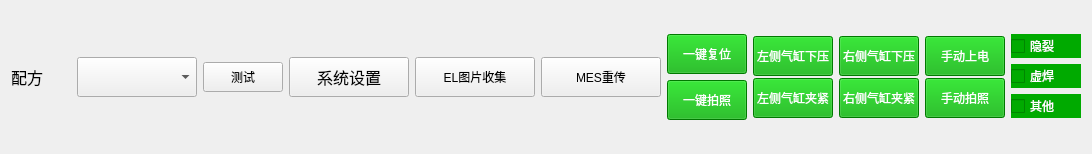
<?xml version="1.0" encoding="UTF-8"?>
<ui version="4.0">
 <class>SysSetAction</class>
 <widget class="QWidget" name="SysSetAction">
  <property name="geometry">
   <rect>
    <x>0</x>
    <y>0</y>
    <width>1092</width>
    <height>154</height>
   </rect>
  </property>
  <property name="windowTitle">
   <string>Form</string>
  </property>
  <layout class="QGridLayout" name="gridLayout">
   <item row="0" column="0">
    <layout class="QHBoxLayout" name="horizontalLayout">
     <item>
      <widget class="QLabel" name="label">
       <property name="minimumSize">
        <size>
         <width>60</width>
         <height>0</height>
        </size>
       </property>
       <property name="font">
        <font>
         <family>Arial</family>
         <pointsize>12</pointsize>
        </font>
       </property>
       <property name="text">
        <string>配方</string>
       </property>
      </widget>
     </item>
     <item>
      <widget class="QComboBox" name="comboBox_ini">
       <property name="minimumSize">
        <size>
         <width>120</width>
         <height>40</height>
        </size>
       </property>
       <property name="font">
        <font>
         <family>Arial</family>
         <pointsize>9</pointsize>
        </font>
       </property>
      </widget>
     </item>
     <item>
      <widget class="QPushButton" name="pushButton">
       <property name="minimumSize">
        <size>
         <width>50</width>
         <height>30</height>
        </size>
       </property>
       <property name="text">
        <string>测试</string>
       </property>
      </widget>
     </item>
     <item>
      <widget class="QPushButton" name="Btn_SysSet">
       <property name="minimumSize">
        <size>
         <width>120</width>
         <height>40</height>
        </size>
       </property>
       <property name="font">
        <font>
         <family>Arial</family>
         <pointsize>12</pointsize>
        </font>
       </property>
       <property name="text">
        <string>系统设置</string>
       </property>
      </widget>
     </item>
     <item>
      <widget class="QPushButton" name="pushButton_EL_SAVE">
       <property name="minimumSize">
        <size>
         <width>120</width>
         <height>40</height>
        </size>
       </property>
       <property name="maximumSize">
        <size>
         <width>120</width>
         <height>40</height>
        </size>
       </property>
       <property name="text">
        <string>EL图片收集</string>
       </property>
      </widget>
     </item>
     <item>
      <widget class="QPushButton" name="pushButton_ReSend">
       <property name="minimumSize">
        <size>
         <width>120</width>
         <height>40</height>
        </size>
       </property>
       <property name="maximumSize">
        <size>
         <width>120</width>
         <height>40</height>
        </size>
       </property>
       <property name="text">
        <string>MES重传</string>
       </property>
      </widget>
     </item>
     <item>
      <layout class="QVBoxLayout" name="verticalLayout_4">
       <item>
        <widget class="QPushButton" name="pushButton_6">
         <property name="minimumSize">
          <size>
           <width>0</width>
           <height>40</height>
          </size>
         </property>
         <property name="styleSheet">
          <string notr="true">background-color: rgb(0, 170, 0);
color: rgb(255, 255, 255);</string>
         </property>
         <property name="text">
          <string>一键复位</string>
         </property>
        </widget>
       </item>
       <item>
        <widget class="QPushButton" name="pushButton_8">
         <property name="minimumSize">
          <size>
           <width>0</width>
           <height>40</height>
          </size>
         </property>
         <property name="styleSheet">
          <string notr="true">background-color: rgb(0, 170, 0);
color: rgb(255, 255, 255);</string>
         </property>
         <property name="text">
          <string>一键拍照</string>
         </property>
        </widget>
       </item>
      </layout>
     </item>
     <item>
      <layout class="QVBoxLayout" name="verticalLayout">
       <property name="spacing">
        <number>0</number>
       </property>
       <item>
        <widget class="QPushButton" name="pushButton_2">
         <property name="minimumSize">
          <size>
           <width>0</width>
           <height>40</height>
          </size>
         </property>
         <property name="styleSheet">
          <string notr="true">background-color: rgb(0, 170, 0);
color: rgb(255, 255, 255);</string>
         </property>
         <property name="text">
          <string>左侧气缸下压</string>
         </property>
        </widget>
       </item>
       <item>
        <widget class="QPushButton" name="pushButton_3">
         <property name="minimumSize">
          <size>
           <width>0</width>
           <height>40</height>
          </size>
         </property>
         <property name="styleSheet">
          <string notr="true">background-color: rgb(0, 170, 0);
color: rgb(255, 255, 255);</string>
         </property>
         <property name="text">
          <string>左侧气缸夹紧</string>
         </property>
        </widget>
       </item>
      </layout>
     </item>
     <item>
      <layout class="QVBoxLayout" name="verticalLayout_2">
       <property name="spacing">
        <number>0</number>
       </property>
       <item>
        <widget class="QPushButton" name="pushButton_4">
         <property name="minimumSize">
          <size>
           <width>0</width>
           <height>40</height>
          </size>
         </property>
         <property name="styleSheet">
          <string notr="true">background-color: rgb(0, 170, 0);
color: rgb(255, 255, 255);</string>
         </property>
         <property name="text">
          <string>右侧气缸下压</string>
         </property>
        </widget>
       </item>
       <item>
        <widget class="QPushButton" name="pushButton_5">
         <property name="minimumSize">
          <size>
           <width>0</width>
           <height>40</height>
          </size>
         </property>
         <property name="styleSheet">
          <string notr="true">background-color: rgb(0, 170, 0);
color: rgb(255, 255, 255);</string>
         </property>
         <property name="text">
          <string>右侧气缸夹紧</string>
         </property>
        </widget>
       </item>
      </layout>
     </item>
     <item>
      <layout class="QVBoxLayout" name="verticalLayout_3">
       <property name="spacing">
        <number>0</number>
       </property>
       <item>
        <widget class="QPushButton" name="pushButton_7">
         <property name="minimumSize">
          <size>
           <width>0</width>
           <height>40</height>
          </size>
         </property>
         <property name="styleSheet">
          <string notr="true">background-color: rgb(0, 170, 0);
color: rgb(255, 255, 255);</string>
         </property>
         <property name="text">
          <string>手动上电</string>
         </property>
        </widget>
       </item>
       <item>
        <widget class="QPushButton" name="pushButton_ClearBuffer">
         <property name="minimumSize">
          <size>
           <width>0</width>
           <height>40</height>
          </size>
         </property>
         <property name="maximumSize">
          <size>
           <width>120</width>
           <height>40</height>
          </size>
         </property>
         <property name="styleSheet">
          <string notr="true">background-color: rgb(0, 170, 0);
color: rgb(255, 255, 255);</string>
         </property>
         <property name="text">
          <string>手动拍照</string>
         </property>
        </widget>
       </item>
      </layout>
     </item>
    </layout>
   </item>
   <item row="0" column="1">
    <layout class="QVBoxLayout" name="verticalLayout_5">
     <item>
      <widget class="QCheckBox" name="checkBox_YL">
       <property name="styleSheet">
        <string notr="true">font: 12pt &quot;Arial&quot;;
background-color: rgb(0, 170, 0);
color: rgb(255, 255, 255);</string>
       </property>
       <property name="text">
        <string>隐裂</string>
       </property>
      </widget>
     </item>
     <item>
      <widget class="QCheckBox" name="checkBox_XH">
       <property name="styleSheet">
        <string notr="true">font: 12pt &quot;Arial&quot;;
background-color: rgb(0, 170, 0);
color: rgb(255, 255, 255);</string>
       </property>
       <property name="text">
        <string>虚焊</string>
       </property>
      </widget>
     </item>
     <item>
      <widget class="QCheckBox" name="checkBox_other">
       <property name="styleSheet">
        <string notr="true">font: 12pt &quot;Arial&quot;;
background-color: rgb(0, 170, 0);
color: rgb(255, 255, 255);</string>
       </property>
       <property name="text">
        <string>其他</string>
       </property>
      </widget>
     </item>
    </layout>
   </item>
  </layout>
 </widget>
 <resources/>
 <connections/>
</ui>
